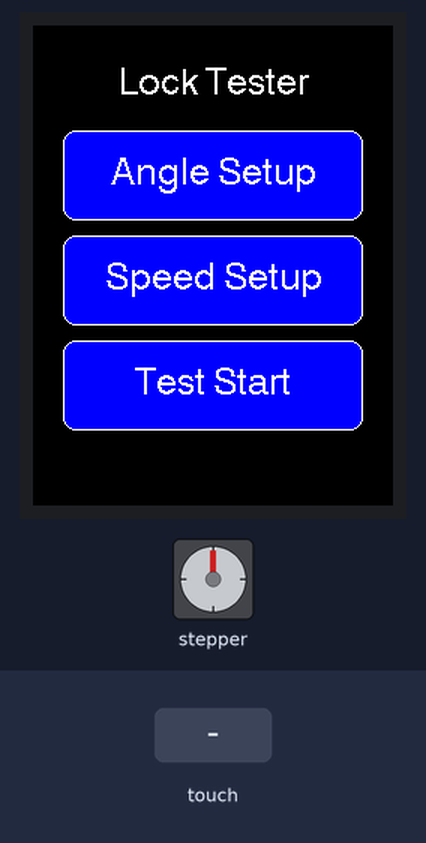
Recording of a sketch running on a simulated ESP32. Shown: stepper motor, 240×320 colour display. Wiring (inferred from the names in the program): stepper motor driver (200 steps per turn assumed): step GPIO 26; direction GPIO 33; enable GPIO 25. Inputs (shaded band) come from the test bench. EEPROM starts erased.

Above: at 1.4 s.
1.5 s: touch panel pressed at 13 % / 30 % of its raw x / y range
At 2.3 s:
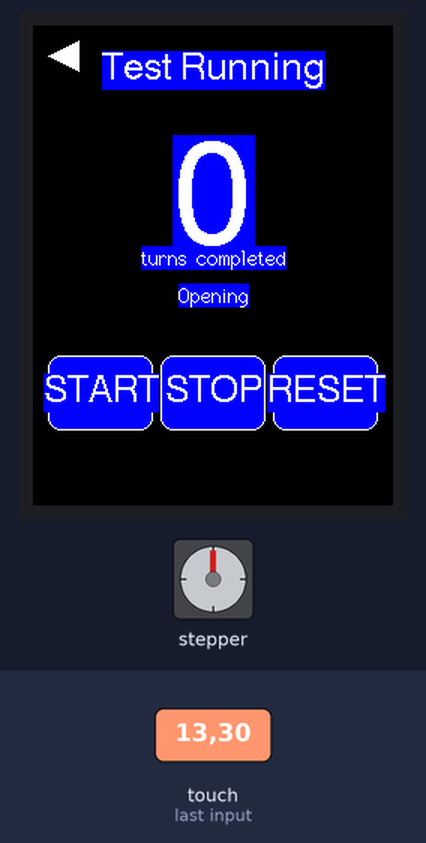
3.1 s: touch panel pressed at 13 % / 30 % of its raw x / y range
At 6.0 s:
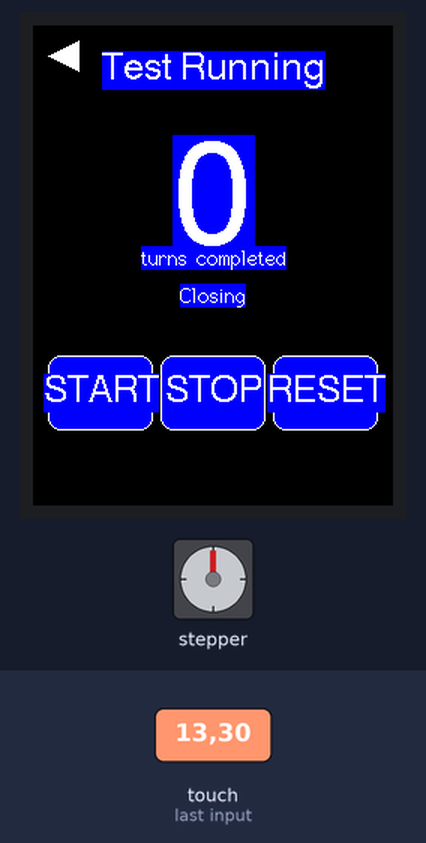
6.1 s: touch panel pressed at 38 % / 30 % of its raw x / y range
At 6.8 s:
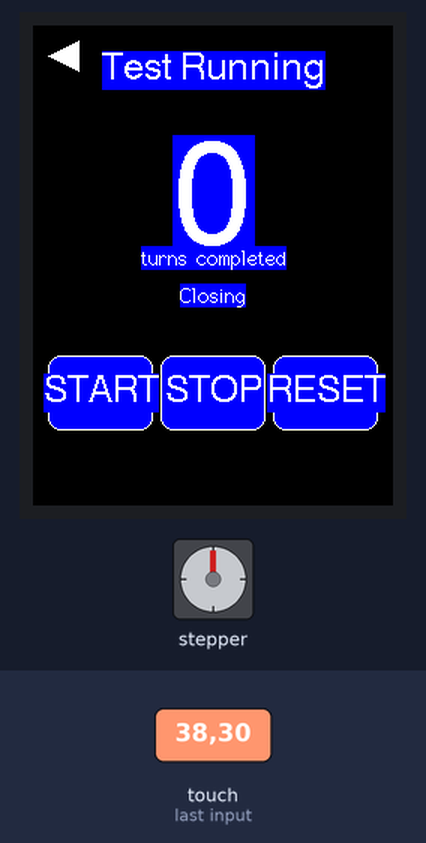
7.6 s: touch panel pressed at 13 % / 30 % of its raw x / y range
At 9.1 s:
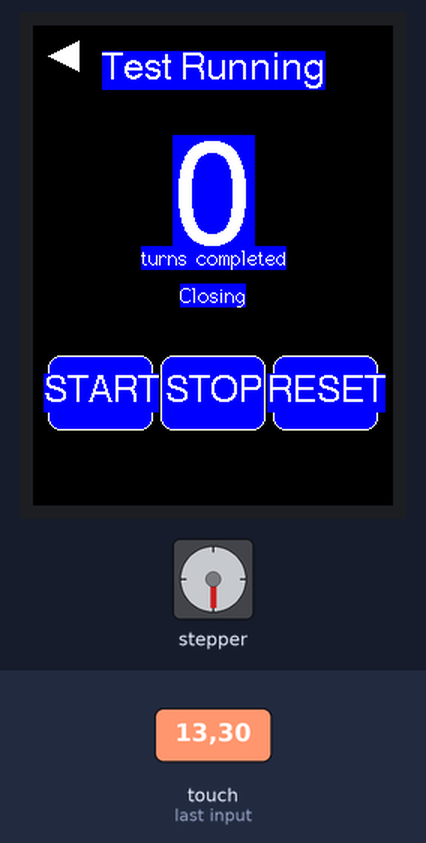
10.6 s: touch panel pressed at 62 % / 30 % of its raw x / y range
At 11.6 s:
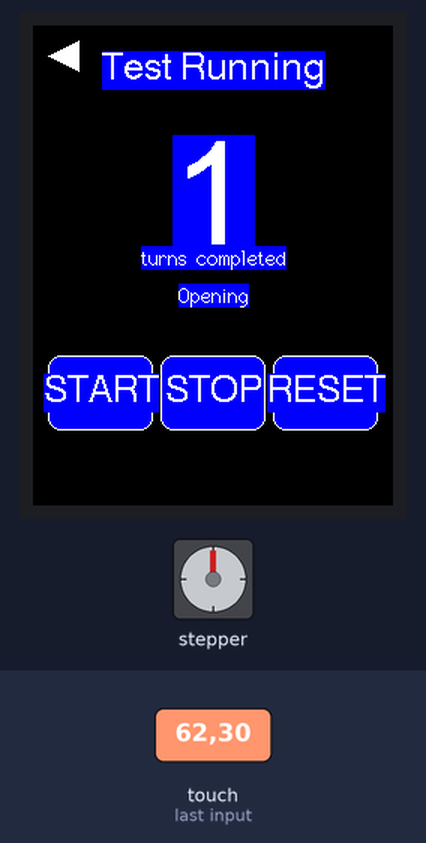
Timing chart, 0 to 13.1 s (numbered marks = the images above; inputs shaded):
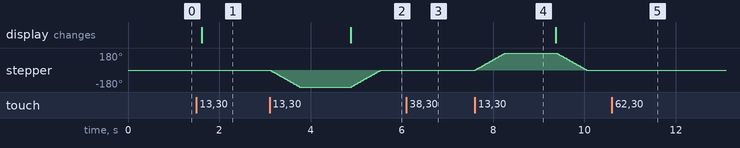

Measured:
- after the input at 1.5 s, the display: changes after 0.12 s (image 1)
- after the input at 3.1 s, stepper: turns 180° counter-clockwise in 0.65 s, then 180° clockwise in 0.64 s; the display: changes after 1.8 s (image 2)
- after the input at 6.1 s, stepper: stops changing and stays 0°
- after the input at 7.6 s, stepper: turns 180° clockwise in 0.65 s, then 180° counter-clockwise in 0.64 s
- after the input at 10.6 s, stepper: stays 0° (without the input it goes to 7° after 0.58 s)

The sketch:

fix-lock-tester-ui.ino
```cpp
#include <TFT_eSPI.h>
#include <XPT2046_Touchscreen.h>
#include <ctype.h>
#include <Preferences.h>

/* ================= MOTOR SPEED CONTROL =================
motorSpeed - keep it above 1k; this is in micro seconds (1000000 = 1 sec)
stopTime - this can be 0; its unit is milli seconds (1000 = 1 sec)
*/

// ================= DISPLAY & TOUCH =================
#define TOUCH_CS   5
#define TOUCH_IRQ  27

TFT_eSPI tft = TFT_eSPI();
XPT2046_Touchscreen ts(TOUCH_CS, TOUCH_IRQ);
Preferences preferences;

// ================= STEPPER (A4988) =================
#define STEP_PIN   26
#define DIR_PIN    33
#define ENABLE_PIN 25

const int STEPS_PER_REV = 200;

// ================= UI STATE =================
enum Page {
  PAGE_HOME,
  PAGE_ANGLE_SETUP,
  PAGE_SPEED_SETUP,
  PAGE_TEST,
  PAGE_KEYPAD
};

Page currentPage = PAGE_HOME;

// ================= VARIABLES =================
int openAngle;
int closeAngle;
unsigned long turnCount;
unsigned long motorSpeed, stopTime;
bool testRunning = false;
bool directionOpening = true;

// keypad
String keypadBuffer = "";
int* keypadTarget = nullptr;

// ================= NON-BLOCKING MOTOR STATE =================
enum TestState {
  TEST_IDLE,
  TEST_STEPPING,
  TEST_WAITING
};

TestState currentTestState = TEST_IDLE;
int currentStepsTotal = 0;
int currentStepsDone = 0;
bool stepPinState = false;
unsigned long lastMotorTime = 0;

// ================= HELPERS =================
bool inRect(int x, int y, int rx, int ry, int rw, int rh) {
  return (x > rx && x < rx + rw && y > ry && y < ry + rh);
}

void drawButton(int x, int y, int w, int h, const char* txt) {
  tft.fillRoundRect(x, y, w, h, 8, TFT_BLUE);
  tft.drawRoundRect(x, y, w, h, 8, TFT_WHITE);
  tft.setTextDatum(MC_DATUM);
  tft.setTextFont(4);
  tft.setTextColor(TFT_WHITE, TFT_BLUE);
  tft.drawString(txt, x + w / 2, y + h / 2);
}

void drawBackArrow() {
  tft.fillTriangle(10, 20, 30, 10, 30, 30, TFT_WHITE);
}

int degreesToSteps(int deg) {
  return (deg * STEPS_PER_REV) / 360;
}

// ================= PAGE DRAW =================
void drawHome() {
  tft.fillScreen(TFT_BLACK);
  tft.setTextDatum(MC_DATUM);
  tft.setTextFont(4);
  tft.drawString("Lock Tester", 120, 40);

  drawButton(20, 70, 200, 60, "Angle Setup");
  drawButton(20, 140, 200, 60, "Speed Setup");
  drawButton(20, 210, 200, 60, "Test Start");
}

void drawAngleSetup() {
  tft.fillScreen(TFT_BLACK);
  drawBackArrow();

  tft.setTextColor(TFT_WHITE, TFT_BLACK);

  tft.setTextDatum(MC_DATUM);
  tft.setTextFont(4);
  tft.drawString("Angle Setup", 120, 30);

  tft.setTextFont(2);
  tft.setTextDatum(TL_DATUM);
  tft.drawString("Open Angle", 30, 95);
  drawButton(140, 80, 70, 40, String(openAngle).c_str());

  tft.setTextFont(2);
  tft.setTextDatum(TL_DATUM);
  tft.drawString("Close Angle", 30, 155);
  drawButton(140, 140, 70, 40, String(closeAngle).c_str());
}

void drawSpeedSetup() {
  tft.fillScreen(TFT_BLACK);
  drawBackArrow();

  tft.setTextColor(TFT_WHITE, TFT_BLACK);

  tft.setTextDatum(MC_DATUM);
  tft.setTextFont(4);
  tft.drawString("Speed Setup", 120, 30);

  tft.setTextFont(2);
  tft.setTextDatum(TL_DATUM);
  tft.drawString("Speed (us)", 30, 95);
  drawButton(140, 80, 70, 40, String((int)motorSpeed).c_str());

  tft.setTextFont(2);
  tft.setTextDatum(TL_DATUM);
  tft.drawString("Stop (ms)", 30, 155);
  drawButton(140, 140, 70, 40, String((int)stopTime).c_str());
}

void drawTestPage() {
  tft.fillScreen(TFT_BLACK);
  drawBackArrow();

  tft.setTextDatum(MC_DATUM);
  tft.setTextFont(4);
  tft.drawString("Test Running", 120, 30);

  tft.setTextFont(8);
  tft.drawString(String(turnCount), 120, 110);

  tft.setTextFont(2);
  tft.drawString("turns completed", 120, 155);
  if(directionOpening)
    tft.drawString("Opening", 120, 180);
  else
    tft.drawString("Closing", 120, 180);

  drawButton(10, 220, 70, 50, "START");
  drawButton(85, 220, 70, 50, "STOP");
  drawButton(160, 220, 70, 50, "RESET");
}

void drawKeypad() {
  tft.fillScreen(TFT_BLACK);
  tft.drawRect(20, 40, 200, 40, TFT_WHITE);

  tft.setTextFont(4);
  tft.setTextDatum(TL_DATUM);
  tft.drawString(keypadBuffer, 30, 48);

  const char* keys[4][3] = {
    {"1","2","3"},
    {"4","5","6"},
    {"7","8","9"},
    {"DEL","0","OK"}
  };

  int x0 = 20, y0 = 100, w = 60, h = 45;

  for (int r = 0; r < 4; r++) {
    for (int c = 0; c < 3; c++) {
      drawButton(x0 + c * 70, y0 + r * 55, w, h, keys[r][c]);
    }
  }
}

// ================= PAGE SWITCH =================
void redraw() {
  if (currentPage == PAGE_HOME) drawHome();
  else if (currentPage == PAGE_ANGLE_SETUP) drawAngleSetup();
  else if (currentPage == PAGE_SPEED_SETUP) drawSpeedSetup();
  else if (currentPage == PAGE_TEST) drawTestPage();
  else if (currentPage == PAGE_KEYPAD) drawKeypad();
}

void switchPage(Page p) {
  if (currentPage == PAGE_TEST) {
    testRunning = false;
    currentTestState = TEST_IDLE; // Reset motor state when leaving test page
  }
  currentPage = p;
  redraw();
}

// ================= TOUCH HANDLING =================
void openKeypad(int* target) {
  keypadTarget = target;
  keypadBuffer = String(*target);
  switchPage(PAGE_KEYPAD);
}

void handleTouch(int x, int y) {

  if (currentPage == PAGE_HOME) {
    if (inRect(x,y,20,70,200,60)) switchPage(PAGE_ANGLE_SETUP);
    if (inRect(x,y,20,140,200,60)) switchPage(PAGE_SPEED_SETUP);
    if (inRect(x,y,20,210,200,60)) switchPage(PAGE_TEST);
  }

  else if (currentPage == PAGE_ANGLE_SETUP) {
    if (inRect(x,y,0,0,40,40)) switchPage(PAGE_HOME);
    if (inRect(x,y,140,80,70,40)) openKeypad(&openAngle);
    if (inRect(x,y,140,140,70,40)) openKeypad(&closeAngle);
  }

  else if (currentPage == PAGE_SPEED_SETUP) {
    if (inRect(x,y,0,0,40,40)) switchPage(PAGE_HOME);
    if (inRect(x,y,140,80,70,40)) openKeypad((int*)&motorSpeed);
    if (inRect(x,y,140,140,70,40)) openKeypad((int*)&stopTime);
  }

  else if (currentPage == PAGE_TEST) {
    if (inRect(x,y,0,0,40,40)) switchPage(PAGE_HOME);
    if (inRect(x,y,10,220,70,50)) testRunning = true;
    if (inRect(x,y,85,220,70,50)) {
      testRunning = false;
      currentTestState = TEST_IDLE; // Safely stop the motor logic
    }
    if (inRect(x,y,160,220,70,50)) {
      testRunning = false;
      currentTestState = TEST_IDLE;
      turnCount = 0;
      directionOpening = true; // Reset direction
      drawTestPage();
    }
  }

  else if (currentPage == PAGE_KEYPAD) {
    int x0 = 20, y0 = 100, w = 60, h = 45;

    const char* keyMap[] = {
      "1","2","3","4","5","6","7","8","9","DEL","0","OK"
    };

    for (int r = 0; r < 4; r++) {
      for (int c = 0; c < 3; c++) {
        if (inRect(x,y,x0+c*70,y0+r*55,w,h)) {
          const char* key = keyMap[r*3+c];

          if (!strcmp(key,"DEL") && keypadBuffer.length())
            keypadBuffer.remove(keypadBuffer.length()-1);

          else if (!strcmp(key,"OK")) {
            *keypadTarget = keypadBuffer.toInt();
            keypadBuffer = "";

            if((int*)&openAngle == keypadTarget){
              preferences.putInt("openAngle", openAngle);
              switchPage(PAGE_ANGLE_SETUP);
            }
            else if((int*)&closeAngle == keypadTarget){
              preferences.putInt("closeAngle", closeAngle);
              switchPage(PAGE_ANGLE_SETUP);
            }
            else if((int*)&motorSpeed == keypadTarget){
              preferences.putULong("motorSpeed", motorSpeed);
              switchPage(PAGE_SPEED_SETUP);
            }
            else if((int*)&stopTime == keypadTarget){
              preferences.putULong("stopTime", stopTime);
              switchPage(PAGE_SPEED_SETUP);
            }

            return;
          }
          else if (isdigit(key[0]) && keypadBuffer.length() < 6)
            keypadBuffer += key;

          drawKeypad();
          return;
        }
      }
    }
  }
}

// ================= NON-BLOCKING MOTOR LOGIC =================
void handleTest() {
  if (!testRunning) return;

  // 1. Setup the next movement if we are idle
  if (currentTestState == TEST_IDLE) {
    digitalWrite(ENABLE_PIN, LOW);
    if (directionOpening) {
      digitalWrite(DIR_PIN, LOW);
      currentStepsTotal = degreesToSteps(openAngle);
    } else {
      digitalWrite(DIR_PIN, HIGH);
      currentStepsTotal = degreesToSteps(closeAngle);
    }
    currentStepsDone = 0;
    stepPinState = false;
    lastMotorTime = micros();
    currentTestState = TEST_STEPPING;
  }

  // 2. Handle stepping based on microseconds
  if (currentTestState == TEST_STEPPING) {
    if (micros() - lastMotorTime >= motorSpeed) {
      lastMotorTime = micros();

      stepPinState = !stepPinState; // Toggle the pin state
      digitalWrite(STEP_PIN, stepPinState ? HIGH : LOW);

      // We complete one full step when the pin goes back LOW
      if (!stepPinState) {
        currentStepsDone++;

        // Are we done moving?
        if (currentStepsDone >= currentStepsTotal) {
          currentTestState = TEST_WAITING;
          lastMotorTime = millis(); // Swap to tracking milliseconds for the delay
          drawTestPage(); // Update UI
        }
      }
    }
  }

  // 3. Handle the delay between cycles based on milliseconds
  if (currentTestState == TEST_WAITING) {
    if (millis() - lastMotorTime >= stopTime) {
      // Delay is over, update direction and count
      if (directionOpening) {
        directionOpening = false;
      } else {
        directionOpening = true;
        turnCount++;
        if (turnCount % 100 == 0) {
          preferences.putULong("turnCount", turnCount);
        }
      }

      drawTestPage(); // Refresh text on screen
      currentTestState = TEST_IDLE; // Go back to IDLE to immediately start the next cycle
    }
  }
}

// ================= SETUP & LOOP =================
void setup() {
  preferences.begin("settings", false);
  openAngle  = preferences.getInt("openAngle", 180);
  closeAngle = preferences.getInt("closeAngle", 180);
  turnCount = preferences.getULong("turnCount", 0);
  motorSpeed = preferences.getULong("motorSpeed", 3000);
  stopTime = preferences.getULong("stopTime", 1000);

  pinMode(STEP_PIN, OUTPUT);
  pinMode(DIR_PIN, OUTPUT);
  pinMode(ENABLE_PIN, OUTPUT);
  digitalWrite(ENABLE_PIN, HIGH); // Disable motor initially

  tft.init();
  tft.setRotation(0);
  ts.begin();
  ts.setRotation(0);

  redraw();
}

void loop() {
  // Use a smaller, non-blocking delay for touch polling
  static unsigned long lastTouchTime = 0;
  if (millis() - lastTouchTime > 100) {
    if (ts.touched()) {
      TS_Point p = ts.getPoint();
      int x = map(p.x, 200, 3800, 0, 240);
      int y = map(p.y, 3800, 200, 0, 320);
      handleTouch(x, y);
      lastTouchTime = millis();
    }
  }

  handleTest();
}
```
